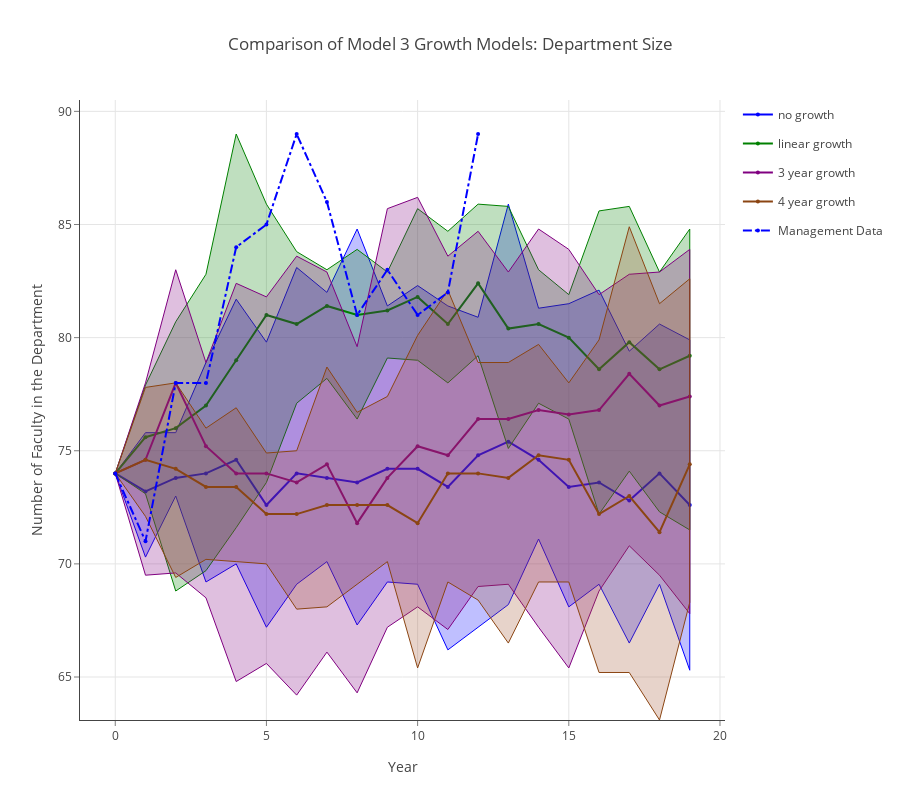

Notebook source saved alongside this figure:
### Markdown cell above
## Comparison of Model 3 Growth Models: Department Size

### Code cell
data = []
linecolors = ['rgb(0,0,255)', 'rgb(0,128,0)', 'rgb(128,0,128)', 'rgb(139,69,19)']
fillcolors = ['rgba(0,0,255,0.25)', 'rgba(0,128,0,0.25)', 'rgba(128,0,128,0.25)', 'rgba(160,82,45,0.25)']

for k,v in enumerate(results.mlist):
    data.append(go.Scatter(
        x=np.append(v.summary_matrix['yr'], v.summary_matrix['yr'].values[::-1]),
        y=np.append(v.summary_matrix['deptn_975'], v.summary_matrix['deptn_025'].values[::-1]),
        fill='tozerox',
        fillcolor=fillcolors[k],
        line=dict(color=linecolors[k],
                 width=1),
        legendgroup=legend_labels[k],
        showlegend=False,
        mode='lines',
        name=legend_labels[k],
    ))

    data.append(go.Scatter(
        x=v.summary_matrix['yr'],
        y=v.summary_matrix['deptn_avg'],
        line=dict(color=linecolors[k],
                 width=2),
        legendgroup=legend_labels[k],
        showlegend=True,
        marker=dict(
            size=4),
        mode='lines+markers',
        name=legend_labels[k],
    ))


data.append(go.Scatter(
    x=v.summary_matrix['yr'], 
    y=v.summary_matrix['act_deptn'],
    line=dict(color='blue',
             dash='dashdot'),
    name='Management Data',
    mode='lines+markers',
    marker=dict(
        size=4),

))
    
layout = go.Layout(
    title='Comparison of Model 3 Growth Models: Department Size',
    height=800,
    width=900,
    paper_bgcolor='rgb(255,255,255)',
    plot_bgcolor='rgb(255,255,255)',
    xaxis=dict(
        visible=True,
        title='Year',
        gridcolor='rgb(229,229,229)',
        showgrid=True,
        showline=True,
        showticklabels=True,
        tickcolor='rgb(127,127,127)',
        ticks='outside',
        zeroline=False
    ),
    yaxis=dict(
        title='Number of Faculty in the Department',
        gridcolor='rgb(229,229,229)',
        showgrid=True,
        showline=True,
        showticklabels=True,
        tickcolor='rgb(127,127,127)',
        ticks='outside',
        zeroline=False
    ),
)
fig = go.Figure(data=data, layout=layout)
plotly.offline.iplot(fig, filename= 'shaded_lines')

# export image for ingestion to pdf file.
if not os.path.exists('images'):
    os.mkdir('images')
pio.write_image(fig, 'images/dept_size_plot.png')

### Figure 1 — Plotly figure (JSON) as saved in the notebook; plotly's stock layout.template omitted (floating-point values rounded to 4 significant figures)
{"data": [{"fill": "tozerox", "fillcolor": "rgba(0,0,255,0.25)", "legendgroup": "no growth", "line": {"color": "rgb(0,0,255)", "width": 1}, "mode": "lines", "name": "no growth", "showlegend": false, "type": "scatter", "uid": "1ae9dd08-a883-4663-999c-1006b7bc74a2", "x": [0, 1, 2, 3, 4, 5, 6, 7, 8, 9, 10, 11, 12, 13, 14, 15, 16, 17, 18, 19, 19, 18, 17, 16, 15, 14, 13, 12, 11, 10, 9, 8, 7, 6, 5, 4, 3, 2, 1, 0], "y": [74, 75.8, 75.8, 78.9, 81.7, 79.8, 83.1, 82, 84.8, 81.4, 82.3, 81.4, 80.9, 85.9, 81.3, 81.5, 82.1, 79.4, 80.6, 79.9, 65.3, 69.1, 66.5, 69.1, 68.1, 71.1, 68.2, 67.2, 66.2, 69.1, 69.2, 67.3, 70.1, 69.1, 67.2, 70, 69.2, 73, 70.3, 74]}, {"legendgroup": "no growth", "line": {"color": "rgb(0,0,255)", "width": 2}, "marker": {"size": 4}, "mode": "lines+markers", "name": "no growth", "showlegend": true, "type": "scatter", "uid": "63b9f276-ba31-4bd8-a388-c66b13faba33", "x": [0, 1, 2, 3, 4, 5, 6, 7, 8, 9, 10, 11, 12, 13, 14, 15, 16, 17, 18, 19], "y": [74, 73.2, 73.8, 74, 74.6, 72.6, 74, 73.8, 73.6, 74.2, 74.2, 73.4, 74.8, 75.4, 74.6, 73.4, 73.6, 72.8, 74, 72.6]}, {"fill": "tozerox", "fillcolor": "rgba(0,128,0,0.25)", "legendgroup": "linear growth", "line": {"color": "rgb(0,128,0)", "width": 1}, "mode": "lines", "name": "linear growth", "showlegend": false, "type": "scatter", "uid": "ea6a3666-0164-45eb-b1b2-118c46e3961f", "x": [0, 1, 2, 3, 4, 5, 6, 7, 8, 9, 10, 11, 12, 13, 14, 15, 16, 17, 18, 19, 19, 18, 17, 16, 15, 14, 13, 12, 11, 10, 9, 8, 7, 6, 5, 4, 3, 2, 1, 0], "y": [74, 77.9, 80.7, 82.8, 89, 85.9, 83.8, 83, 83.9, 82.9, 85.7, 84.7, 85.9, 85.8, 83, 81.9, 85.6, 85.8, 82.9, 84.8, 71.5, 72.3, 74.1, 72.2, 76.4, 77.1, 75.1, 79.2, 78, 79, 79.1, 76.4, 78.2, 77.1, 73.6, 71.6, 69.7, 68.8, 73.1, 74]}, {"legendgroup": "linear growth", "line": {"color": "rgb(0,128,0)", "width": 2}, "marker": {"size": 4}, "mode": "lines+markers", "name": "linear growth", "showlegend": true, "type": "scatter", "uid": "ee0258fe-226f-4143-a5fe-858dc4a76064", "x": [0, 1, 2, 3, 4, 5, 6, 7, 8, 9, 10, 11, 12, 13, 14, 15, 16, 17, 18, 19], "y": [74, 75.6, 76, 77, 79, 81, 80.6, 81.4, 81, 81.2, 81.8, 80.6, 82.4, 80.4, 80.6, 80, 78.6, 79.8, 78.6, 79.2]}, {"fill": "tozerox", "fillcolor": "rgba(128,0,128,0.25)", "legendgroup": "3 year growth", "line": {"color": "rgb(128,0,128)", "width": 1}, "mode": "lines", "name": "3 year growth", "showlegend": false, "type": "scatter", "uid": "5fc779ec-e68d-4491-b2e3-6410a37d5095", "x": [0, 1, 2, 3, 4, 5, 6, 7, 8, 9, 10, 11, 12, 13, 14, 15, 16, 17, 18, 19, 19, 18, 17, 16, 15, 14, 13, 12, 11, 10, 9, 8, 7, 6, 5, 4, 3, 2, 1, 0], "y": [74, 78, 83, 78.9, 82.4, 81.8, 83.6, 82.9, 79.6, 85.7, 86.2, 83.6, 84.7, 82.9, 84.8, 83.9, 81.9, 82.8, 82.9, 83.9, 67.8, 69.5, 70.8, 68.8, 65.4, 67.2, 69.1, 69, 67.1, 68.1, 67.2, 64.3, 66.1, 64.2, 65.6, 64.8, 68.5, 69.6, 69.5, 74]}, {"legendgroup": "3 year growth", "line": {"color": "rgb(128,0,128)", "width": 2}, "marker": {"size": 4}, "mode": "lines+markers", "name": "3 year growth", "showlegend": true, "type": "scatter", "uid": "83630ec5-ce0d-4f05-be75-0feecea1b701", "x": [0, 1, 2, 3, 4, 5, 6, 7, 8, 9, 10, 11, 12, 13, 14, 15, 16, 17, 18, 19], "y": [74, 74.6, 78, 75.2, 74, 74, 73.6, 74.4, 71.8, 73.8, 75.2, 74.8, 76.4, 76.4, 76.8, 76.6, 76.8, 78.4, 77, 77.4]}, {"fill": "tozerox", "fillcolor": "rgba(160,82,45,0.25)", "legendgroup": "4 year growth", "line": {"color": "rgb(139,69,19)", "width": 1}, "mode": "lines", "name": "4 year growth", "showlegend": false, "type": "scatter", "uid": "dc0725f9-08c3-4599-8f30-958c62ef1bb0", "x": [0, 1, 2, 3, 4, 5, 6, 7, 8, 9, 10, 11, 12, 13, 14, 15, 16, 17, 18, 19, 19, 18, 17, 16, 15, 14, 13, 12, 11, 10, 9, 8, 7, 6, 5, 4, 3, 2, 1, 0], "y": [74, 77.8, 78, 76, 76.9, 74.9, 75, 78.7, 76.7, 77.4, 80.1, 82.1, 78.9, 78.9, 79.7, 78, 79.9, 84.9, 81.5, 82.6, 68.3, 63.1, 65.2, 65.2, 69.2, 69.2, 66.5, 68.4, 69.2, 65.4, 70.1, 69.1, 68.1, 68, 70, 70.1, 70.2, 69.4, 72.1, 74]}, {"legendgroup": "4 year growth", "line": {"color": "rgb(139,69,19)", "width": 2}, "marker": {"size": 4}, "mode": "lines+markers", "name": "4 year growth", "showlegend": true, "type": "scatter", "uid": "ece02578-77c5-4098-8f00-c2ebfdee6d0f", "x": [0, 1, 2, 3, 4, 5, 6, 7, 8, 9, 10, 11, 12, 13, 14, 15, 16, 17, 18, 19], "y": [74, 74.6, 74.2, 73.4, 73.4, 72.2, 72.2, 72.6, 72.6, 72.6, 71.8, 74, 74, 73.8, 74.8, 74.6, 72.2, 73, 71.4, 74.4]}, {"line": {"color": "blue", "dash": "dashdot"}, "marker": {"size": 4}, "mode": "lines+markers", "name": "Management Data", "type": "scatter", "uid": "ade39376-5e94-45fb-b748-484d5500b761", "x": [0, 1, 2, 3, 4, 5, 6, 7, 8, 9, 10, 11, 12, 13, 14, 15, 16, 17, 18, 19], "y": [74, 71, 78, 78, 84, 85, 89, 86, 81, 83, 81, 82, 89, null, null, null, null, null, null, null]}], "layout": {"height": 800, "paper_bgcolor": "rgb(255,255,255)", "plot_bgcolor": "rgb(255,255,255)", "title": {"text": "Comparison of Model 3 Growth Models: Department Size"}, "width": 900, "xaxis": {"gridcolor": "rgb(229,229,229)", "showgrid": true, "showline": true, "showticklabels": true, "tickcolor": "rgb(127,127,127)", "ticks": "outside", "title": {"text": "Year"}, "visible": true, "zeroline": false}, "yaxis": {"gridcolor": "rgb(229,229,229)", "showgrid": true, "showline": true, "showticklabels": true, "tickcolor": "rgb(127,127,127)", "ticks": "outside", "title": {"text": "Number of Faculty in the Department"}, "zeroline": false}}}
